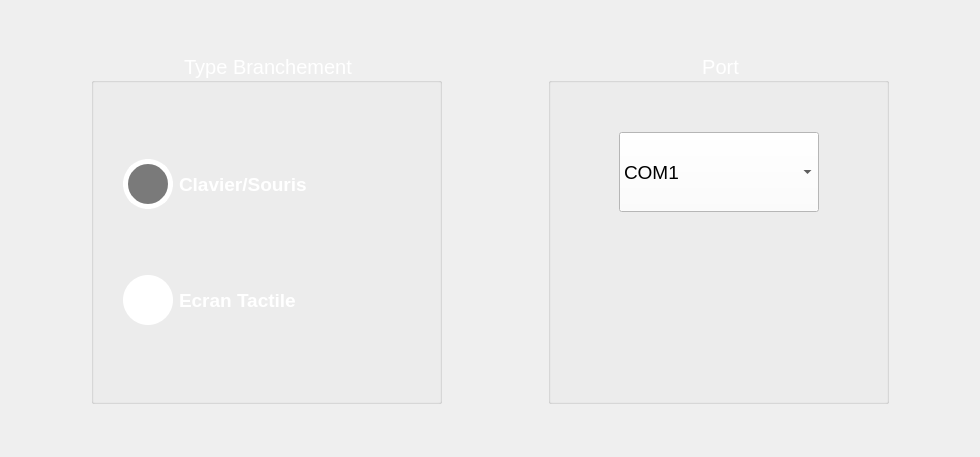
     <widget class="QWidget" name="P_Periph">
      <attribute name="title">
       <string>Type de connexion</string>
      </attribute>
      <layout class="QGridLayout" name="gridLayout_3">
       <item row="1" column="1" rowspan="3" colspan="2">
        <widget class="QGroupBox" name="groupBoxType">
         <property name="minimumSize">
          <size>
           <width>351</width>
           <height>341</height>
          </size>
         </property>
         <property name="font">
          <font>
           <pointsize>15</pointsize>
          </font>
         </property>
         <property name="styleSheet">
          <string notr="true">color: rgb(255, 255, 255);
</string>
         </property>
         <property name="title">
          <string>Type Branchement</string>
         </property>
         <property name="alignment">
          <set>Qt::AlignCenter</set>
         </property>
         <property name="flat">
          <bool>false</bool>
         </property>
         <layout class="QGridLayout" name="gridLayout_4">
          <item row="5" column="0">
           <spacer name="verticalSpacer_4">
            <property name="orientation">
             <enum>Qt::Vertical</enum>
            </property>
            <property name="sizeHint" stdset="0">
             <size>
              <width>20</width>
              <height>57</height>
             </size>
            </property>
           </spacer>
          </item>
          <item row="1" column="0">
           <widget class="QRadioButton" name="radioButton">
            <property name="minimumSize">
             <size>
              <width>0</width>
              <height>70</height>
             </size>
            </property>
            <property name="font">
             <font>
              <pointsize>14</pointsize>
              <weight>75</weight>
              <bold>true</bold>
             </font>
            </property>
            <property name="styleSheet">
             <string notr="true">QRadioButton {  
	background-color: rgba(255, 255, 255, 0);
	color: rgb(255, 255, 255);
}  

QRadioButton::indicator {
     subcontrol-origin: margin;  
	 background-color: rgb(255, 255, 255);
     right:-20px;
	 border-radius:25px;
	 min-height:50px;
	 min-width:50px;
     max-height:50px;
	 max-width:50px;
}

QRadioButton::indicator::unchecked {
    subcontrol-origin: margin;  
	 background-color: rgb(255, 255, 255);
     right:-20px;
	 border-radius:25px;
	 min-height:50px;
	 min-width:50px;
     max-height:50px;
	 max-width:50px;
}

QRadioButton::indicator::checked {
     subcontrol-origin: margin;  
	 background-color: rgb(122, 122, 122);
	 border:5px solid #FFFFFF ;
     right:-20px;
	 border-radius:25px;
	 min-height:50px;
	 min-width:50px;
     max-height:50px;
	 max-width:50px;

}

</string>
            </property>
            <property name="text">
             <string>Clavier/Souris</string>
            </property>
            <property name="checked">
             <bool>true</bool>
            </property>
           </widget>
          </item>
          <item row="4" column="0">
           <widget class="QRadioButton" name="radioButton_2">
            <property name="minimumSize">
             <size>
              <width>0</width>
              <height>70</height>
             </size>
            </property>
            <property name="font">
             <font>
              <pointsize>14</pointsize>
              <weight>75</weight>
              <bold>true</bold>
             </font>
            </property>
            <property name="styleSheet">
             <string notr="true">QRadioButton {  
	background-color: rgba(255, 255, 255, 0);
	color: rgb(255, 255, 255);
}  

QRadioButton::indicator {
     subcontrol-origin: margin;  
	 background-color: rgb(255, 255, 255);
     right:-20px;
	 border-radius:25px;
	 min-height:50px;
	 min-width:50px;
     max-height:50px;
	 max-width:50px;
}

QRadioButton::indicator::unchecked {
    subcontrol-origin: margin;  
	 background-color: rgb(255, 255, 255);
     right:-20px;
	 border-radius:25px;
	 min-height:50px;
	 min-width:50px;
     max-height:50px;
	 max-width:50px;
}

QRadioButton::indicator::checked {
     subcontrol-origin: margin;  
	 background-color: rgb(122, 122, 122);
	 border:5px solid #FFFFFF ;
     right:-20px;
	 border-radius:25px;
	 min-height:50px;
	 min-width:50px;
     max-height:50px;
	 max-width:50px;

}

</string>
            </property>
            <property name="text">
             <string>Ecran Tactile</string>
            </property>
            <property name="checkable">
             <bool>true</bool>
            </property>
            <property name="checked">
             <bool>false</bool>
            </property>
           </widget>
          </item>
          <item row="0" column="0">
           <spacer name="verticalSpacer_3">
            <property name="orientation">
             <enum>Qt::Vertical</enum>
            </property>
            <property name="sizeHint" stdset="0">
             <size>
              <width>20</width>
              <height>57</height>
             </size>
            </property>
           </spacer>
          </item>
          <item row="3" column="0">
           <spacer name="verticalSpacer_5">
            <property name="orientation">
             <enum>Qt::Vertical</enum>
            </property>
            <property name="sizeType">
             <enum>QSizePolicy::Fixed</enum>
            </property>
            <property name="sizeHint" stdset="0">
             <size>
              <width>20</width>
              <height>40</height>
             </size>
            </property>
           </spacer>
          </item>
         </layout>
        </widget>
       </item>
       <item row="2" column="6">
        <spacer name="horizontalSpacer_6">
         <property name="orientation">
          <enum>Qt::Horizontal</enum>
         </property>
         <property name="sizeHint" stdset="0">
          <size>
           <width>80</width>
           <height>20</height>
          </size>
         </property>
        </spacer>
       </item>
       <item row="4" column="5">
        <spacer name="verticalSpacer_9">
         <property name="orientation">
          <enum>Qt::Vertical</enum>
         </property>
         <property name="sizeHint" stdset="0">
          <size>
           <width>20</width>
           <height>42</height>
          </size>
         </property>
        </spacer>
       </item>
       <item row="0" column="1">
        <spacer name="verticalSpacer_6">
         <property name="orientation">
          <enum>Qt::Vertical</enum>
         </property>
         <property name="sizeHint" stdset="0">
          <size>
           <width>20</width>
           <height>42</height>
          </size>
         </property>
        </spacer>
       </item>
       <item row="0" column="5">
        <spacer name="verticalSpacer_7">
         <property name="orientation">
          <enum>Qt::Vertical</enum>
         </property>
         <property name="sizeHint" stdset="0">
          <size>
           <width>20</width>
           <height>42</height>
          </size>
         </property>
        </spacer>
       </item>
       <item row="2" column="0">
        <spacer name="horizontalSpacer_5">
         <property name="orientation">
          <enum>Qt::Horizontal</enum>
         </property>
         <property name="sizeHint" stdset="0">
          <size>
           <width>80</width>
           <height>20</height>
          </size>
         </property>
        </spacer>
       </item>
       <item row="4" column="1">
        <spacer name="verticalSpacer_8">
         <property name="orientation">
          <enum>Qt::Vertical</enum>
         </property>
         <property name="sizeHint" stdset="0">
          <size>
           <width>20</width>
           <height>42</height>
          </size>
         </property>
        </spacer>
       </item>
       <item row="1" column="3">
        <spacer name="horizontalSpacer_4">
         <property name="orientation">
          <enum>Qt::Horizontal</enum>
         </property>
         <property name="sizeType">
          <enum>QSizePolicy::Fixed</enum>
         </property>
         <property name="sizeHint" stdset="0">
          <size>
           <width>100</width>
           <height>20</height>
          </size>
         </property>
        </spacer>
       </item>
       <item row="1" column="4" rowspan="3" colspan="2">
        <widget class="QGroupBox" name="groupBoxPort">
         <property name="minimumSize">
          <size>
           <width>341</width>
           <height>331</height>
          </size>
         </property>
         <property name="font">
          <font>
           <pointsize>15</pointsize>
          </font>
         </property>
         <property name="styleSheet">
          <string notr="true">color: rgb(255, 255, 255);
</string>
         </property>
         <property name="title">
          <string>Port</string>
         </property>
         <property name="alignment">
          <set>Qt::AlignCenter</set>
         </property>
         <property name="flat">
          <bool>false</bool>
         </property>
         <layout class="QGridLayout" name="gridLayout_2">
          <item row="1" column="0">
           <spacer name="horizontalSpacer_7">
            <property name="orientation">
             <enum>Qt::Horizontal</enum>
            </property>
            <property name="sizeHint" stdset="0">
             <size>
              <width>40</width>
              <height>20</height>
             </size>
            </property>
           </spacer>
          </item>
          <item row="1" column="2">
           <spacer name="horizontalSpacer_8">
            <property name="orientation">
             <enum>Qt::Horizontal</enum>
            </property>
            <property name="sizeHint" stdset="0">
             <size>
              <width>40</width>
              <height>20</height>
             </size>
            </property>
           </spacer>
          </item>
          <item row="1" column="1">
           <widget class="QComboBox" name="comboBox">
            <property name="minimumSize">
             <size>
              <width>200</width>
              <height>80</height>
             </size>
            </property>
            <property name="font">
             <font>
              <pointsize>14</pointsize>
             </font>
            </property>
            <property name="styleSheet">
             <string notr="true">background-color: rgb(255, 255, 255);
color: rgb(0, 0, 0);
</string>
            </property>
            <item>
             <property name="text">
              <string>COM1</string>
             </property>
            </item>
            <item>
             <property name="text">
              <string>COM2</string>
             </property>
            </item>
           </widget>
          </item>
          <item row="2" column="1">
           <spacer name="verticalSpacer">
            <property name="orientation">
             <enum>Qt::Vertical</enum>
            </property>
            <property name="sizeHint" stdset="0">
             <size>
              <width>20</width>
              <height>40</height>
             </size>
            </property>
           </spacer>
          </item>
          <item row="0" column="1">
           <spacer name="verticalSpacer_2">
            <property name="orientation">
             <enum>Qt::Vertical</enum>
            </property>
            <property name="sizeType">
             <enum>QSizePolicy::Fixed</enum>
            </property>
            <property name="sizeHint" stdset="0">
             <size>
              <width>20</width>
              <height>40</height>
             </size>
            </property>
           </spacer>
          </item>
         </layout>
        </widget>
       </item>
      </layout>
     </widget>
